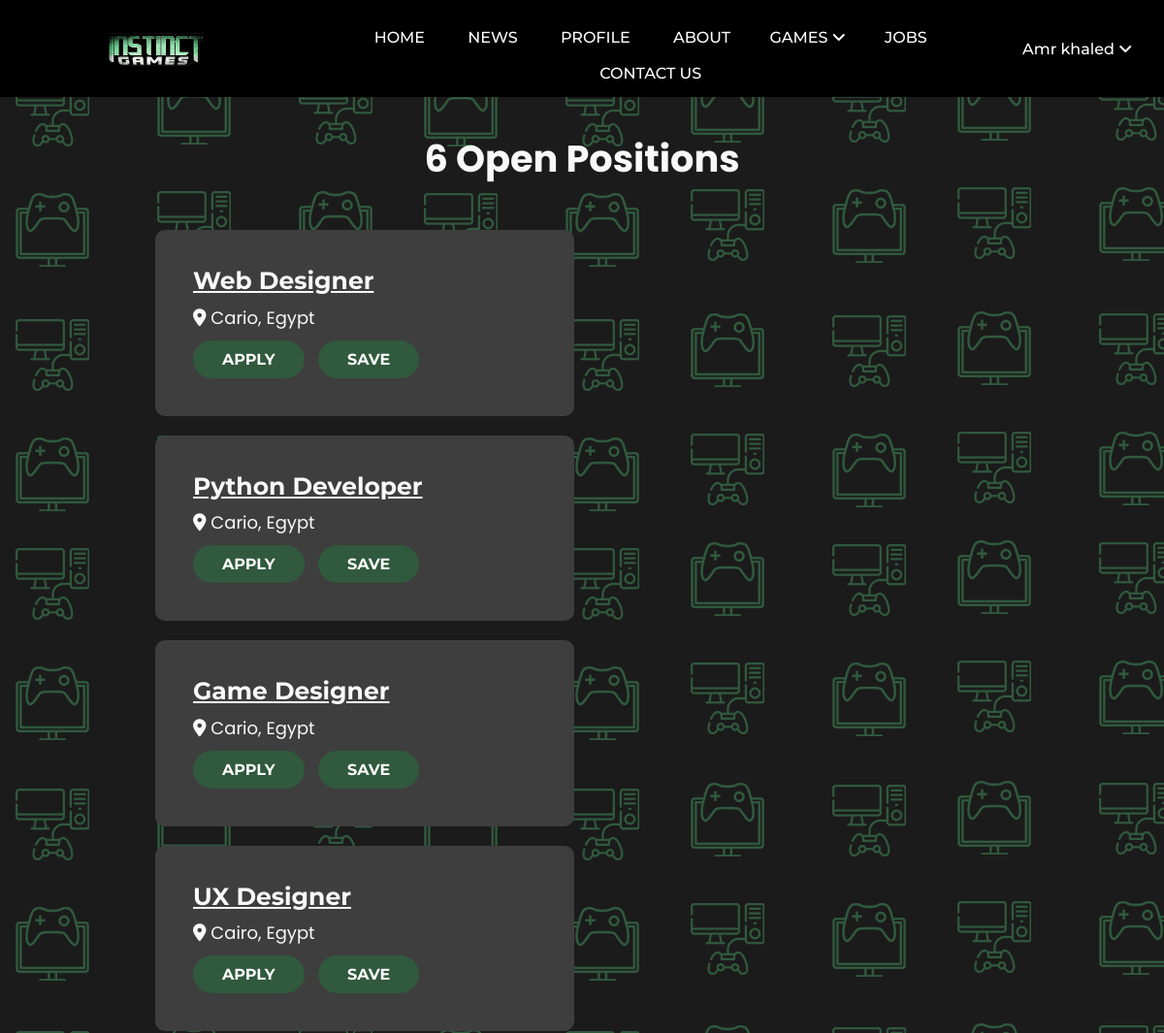
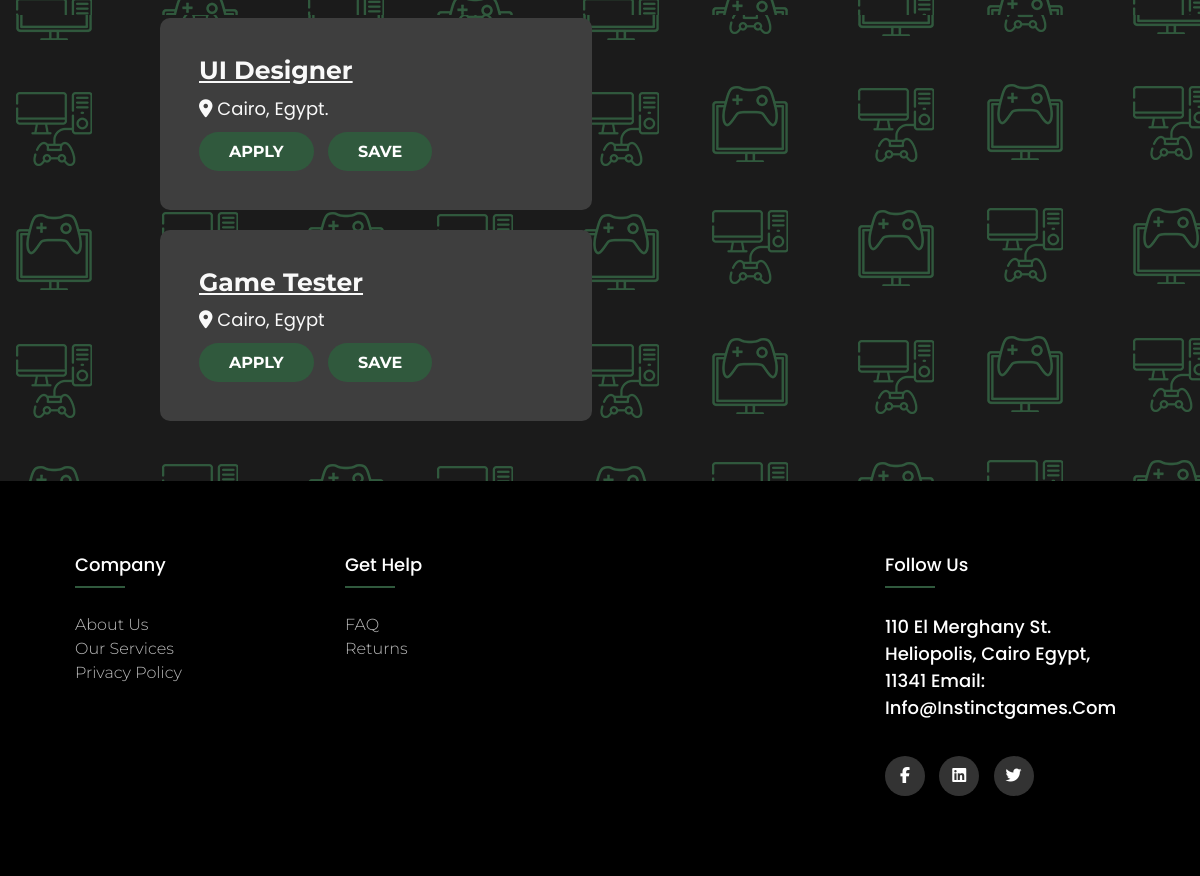
The page /Jobs.php (signed in) on the database its author committed (2 pictures, top to bottom).
### tables this page shows
CREATE TABLE `users` (
  `id` int(11) UNSIGNED NOT NULL,
  `user_name` text NOT NULL,
  `name` text NOT NULL,
  `email` text NOT NULL,
  `password` text NOT NULL,
  `phone` text NOT NULL,
  `image` text NOT NULL
);

CREATE TABLE `roles` (
  `id` int(11) UNSIGNED NOT NULL,
  `job` varchar(128) NOT NULL,
  `location` varchar(128) NOT NULL
);

### Jobs.php (the view, shortened to what this page needs)
<?php
$servername = "localhost";
$username = "root";
$password = "";
$dbname = "instinct_games";
$conn = mysqli_connect($servername,$username,$password,$dbname);
$count = "SELECT count(id) AS cnt FROM roles";
$rowCount = mysqli_query($conn,$count);
$Countt = mysqli_fetch_assoc($rowCount);
$sqll = "SELECT * FROM roles";
$resultt = mysqli_query($conn,$sqll);
?>
<!DOCTYPE html>
<html lang="en">
<head>
    <link rel="stylesheet" href="layouts/css/style.css">
</head>
<body style="background-image: url('layouts/img/BG.png');">
<?php
include("includes/nav.php");
    ?>
<h3 style="font-weight: bold; color: #F9F9F9; font-size:38.25px;text-align: center; margin:35px; ">
    <span><?php echo $Countt['cnt']; ?> Open Positions</span>
</h3>
<div class="jcontainer">
    <div class="jrow">
        <?php
        while($row = mysqli_fetch_assoc($resultt)) {
        ?>
        <div class="jcards">
            <h3><a href="jobDescr.php"><?php echo $row['job']; ?></a></h3>
            <p> <i class="fas fa-map-marker-alt"></i> <?php echo $row['location']; ?></p>
            <a href="jobApply.php?id=<?php echo $row['id']; ?>&user=<?php echo $user_id; ?>"><button class="jbutton">APPLY</button></a>
            <button class="jbutton">SAVE</button>
        </div>
        <?php
        }
        ?>
    </div>
</div>
<?php include("includes/footer.php");
    ?>
</body>
</html>

### includes/nav.php (shortened to what this page needs)
<head>
   <?php
   $servername = "localhost";
   $username = "root";
   $password = "";
   $dbname = "instinct_games";
   $conn = mysqli_connect($servername,$username,$password,$dbname);
      if(!empty($_SESSION['user_id']))
      {
         $user_id = $_SESSION['user_id'];
         $sql = "SELECT * FROM users WHERE id = '$user_id'";
         $result = mysqli_query($conn, $sql);
         $user = mysqli_fetch_assoc($result);
      }
    ?>
</head>
    <header>
        <div class="logo">
        <a href="index.php">
            <img class="" src="images/Bakaar.png" alt="logo">
            </a>
        </div>
        <nav>
            <ul class="nav_links">
                <li><a href="index.php">HOME</a></li>
                <li><a href="news1.php">NEWS</a></li>
                <?php
                  if(!empty($_SESSION['user_id'])) {
                     $userID = $_SESSION['user_id'];
                     print '
                     <li><a href="MyProfile.php?id='.$userID.'">PROFILE</a></li>
                     ';
                  }
                ?>
                <li><a href="Aboutus.php">ABOUT</a></li>
                <div class="dropdown-menu">
               <button class="menu-btn">GAMES <i class="fas fa-angle-down"></i></button>
</div>
                <li><a href="Jobs.php">JOBS</a></li>
                <li><a href="Contact Us.php">CONTACT US</a></li>
            </ul>
        </nav>
        <?php
         if(empty($_SESSION['user_id'])) {
            print '
            <a href="signin.php"><input type="submit" class="button" value="Log in" name="submit"></a>
            <a href="signup.php"><input type="submit" class="Register-button" value="Register" name="submit"></a>
            ';
         } else {
            $userName = $user['name'];
            echo "
            <div class='dropdown-menu' style='margin: 0 auto'>
            <button class='menu-btn'>".$userName."<i class='fas fa-angle-down'></i></button>
            <div class='menu-content'>
               <a class='links-hidden' styel='color:white' href='SavedJobs.php'>Saved Jobs</a>
               <a class='links-hidden' styel='color:white' href='index.php?signout='>Log Out</a>
            </div>
            </div>
            ";
         }
        ?>
    </header>
    </html>

### layouts/css/style.css (style rules this page uses)
* { margin: 0; padding: 0; box-sizing: border-box; }
body { background-color: #1b1b1b; color: white; box-sizing: border-box; }
li,a,button { font-family: "Montserrat",sans-serif; font-weight: 500; font-size: 16px; color: white; text-decoration: none; }
header { display: flex; justify-content: space-between; align-items: center; padding: 30px 10px; height: 100px; background-color: black; }
.logo { cursor:pointer; width: 300px; height: 100%; text-align: center; }
.logo img { width: 100px; height: 100%; }
nav { width:60%; margin: 0 auto; text-align: center; }
.nav_links { list-style: none; }
.nav_links li { display: inline-block; padding: 0px 20px; }
.nav_links li a { transition: all 0.3s ease 0s; }
.jcontainer { width:75%; margin-left: auto; margin-right: auto; }
.jrow { display:flex; flex-wrap: wrap; justify-content: space-between; width:100%; }
.jcards { background-color:#3e3e3e; border-radius:10px; border:none; width: 48%; margin: 10px; padding: 34px; }
.jcards h3 a { font-weight: bold; font-size:25px; margin:5px; text-decoration: underline; color: #F9F9F9; }
.jcards p { margin: 5px; font-size:18px; color: #F9F9F9; }
.jcards .jbutton { padding:10px 30px; border-radius: 30px; margin: 5px; border:none; color:white; font-weight: bold; background-color: #30593D; }

### includes/nav.php (style rules this page uses)
.menu-btn { background-color: #000; color: white; padding: 16px; font-family: "Montserrat",sans-serif;; border: none; }
.dropdown-menu { position: relative; display: inline-block; }

### includes/footer.php (style rules this page uses)
* { margin: 0; padding: 0; box-sizing: border-box; }
body { line-height: 1.5; font-family: 'Poppins', sans-serif; }

### rows shown on the page
users: name "Amr khaled"
roles: job "Web Designer", location "Cario, Egypt"
roles: job "Python Developer", location "Cario, Egypt"
roles: job "Game Designer", location "Cario, Egypt"
roles: job "UX Designer", location "Cairo, Egypt"
roles: job "UI Designer", location "Cairo, Egypt."
roles: job "Game Tester", location "Cairo, Egypt"

### other values the page prints
$Countt['cnt'] "6"
